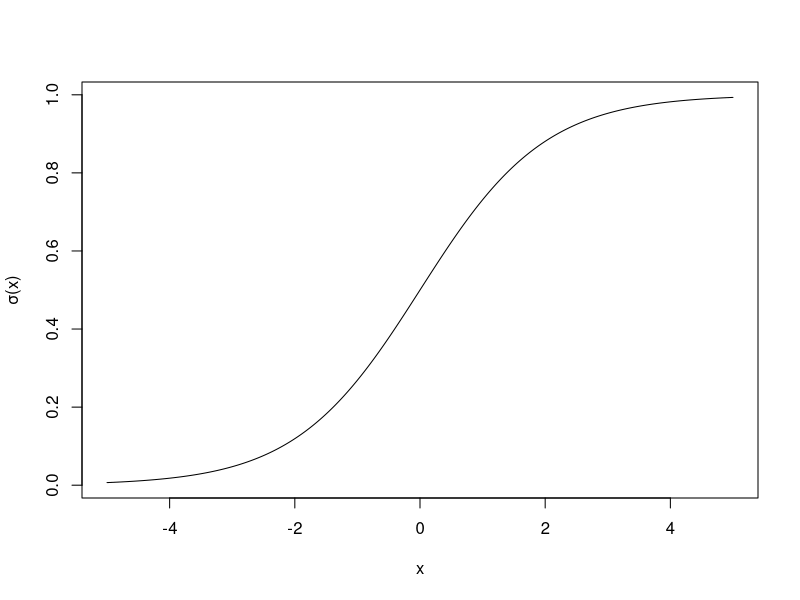
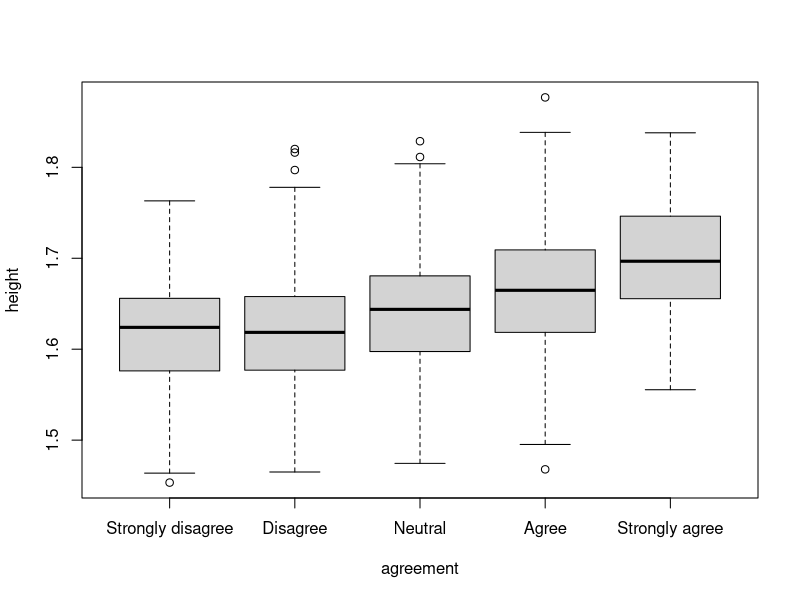
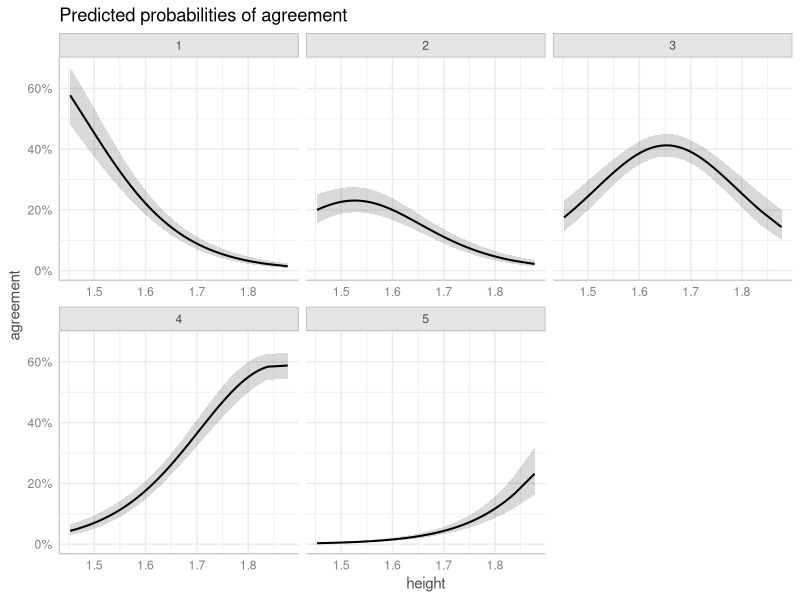
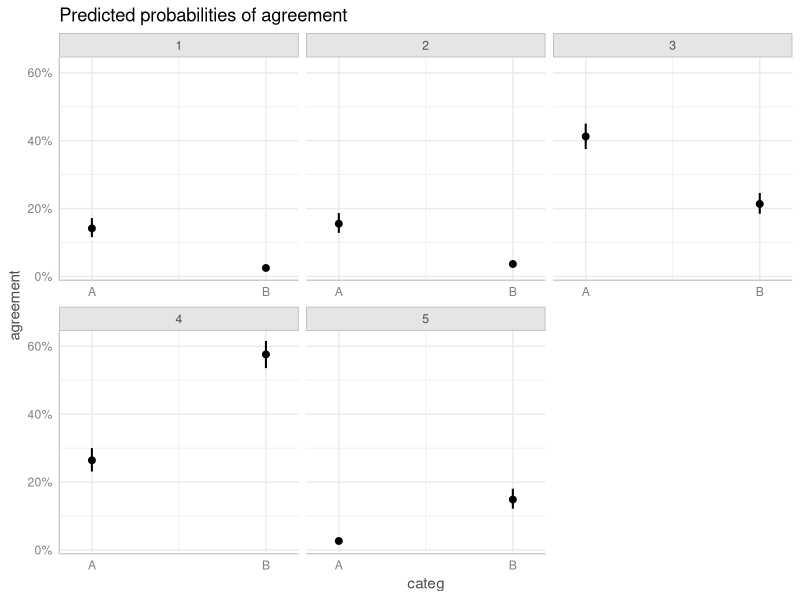
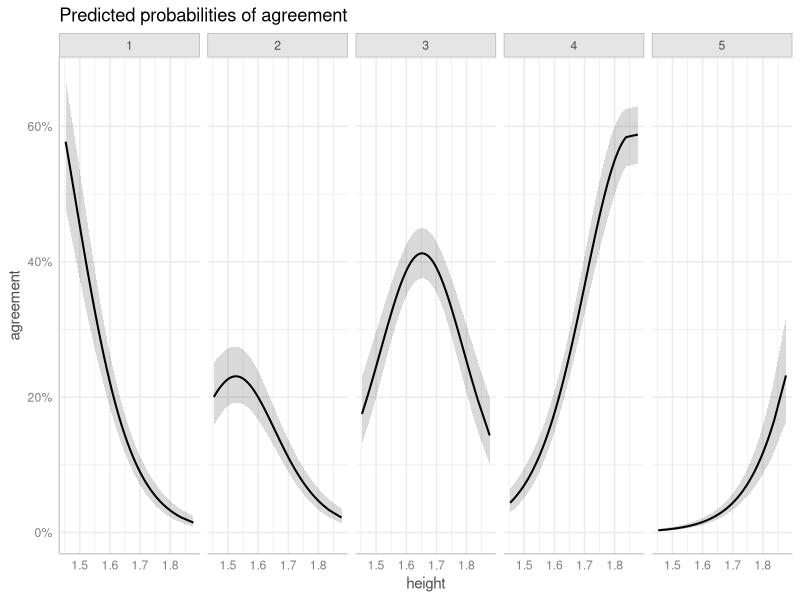
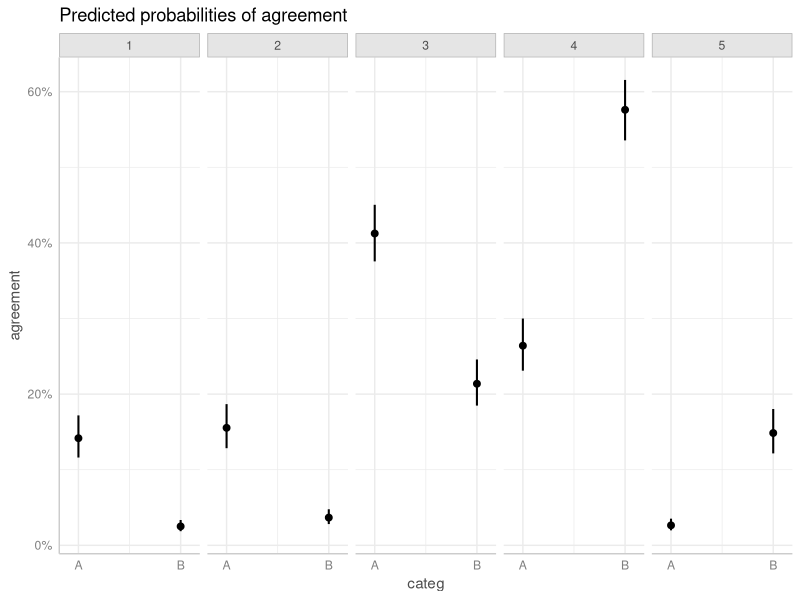
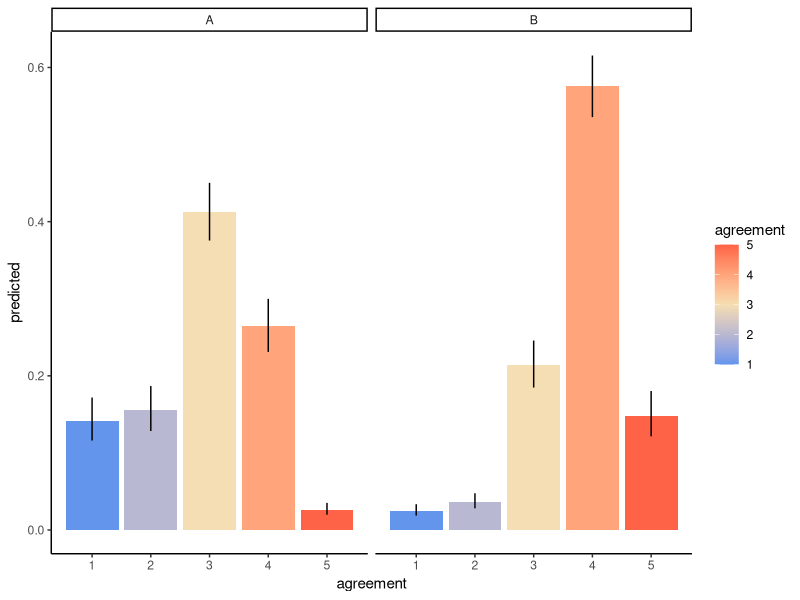
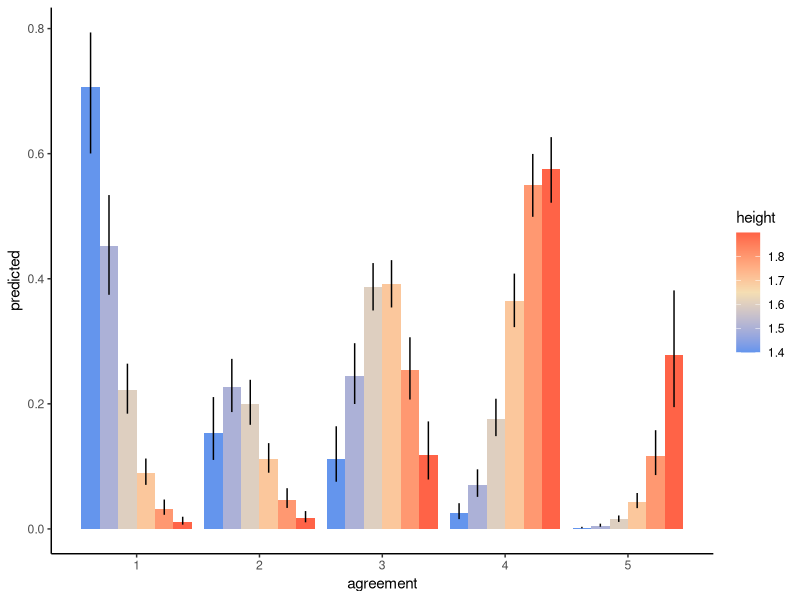

These charts were generated, in order, by the following R code:
## ---- chunk 1
x <- seq(-5, 5, l = 1000)
plot(plogis(x) ~ x, ylab = 'σ(x)', type = 'l')
## ---- chunk 2
set.seed(123) # So that we all have the same random data
ndata <- 1000
cont <- 1.65 + rnorm(ndata, sd = 0.07)
categ_effs <- c('A' = 0.5, 'B' = 0.6)
categ <- sample(names(categ_effs), ndata, replace = T)
latent_var <- 0.5*cont + categ_effs[categ] + rnorm(100, sd = 0.1)
data <- data.frame(
  height = cont,
  categ = as.factor(categ),
  agreement = cut(latent_var,
                  breaks = c(-Inf, quantile(latent_var,
                                            probs = c(0.1, 0.2, 0.5, 0.9)),
                             Inf),
                  labels = c('Strongly disagree',
                             'Disagree',
                             'Neutral',
                             'Agree',
                             'Strongly agree'))
)
head(data)
## ---- chunk 3
boxplot(height ~ agreement, data = data)
## ---- chunk 4
# # Convert agreement to numeric for plotting
# agreement_numeric <- as.numeric(data$agreement)
# 
# # Fit linear model
# lm_model <- lm(agreement_numeric ~ height, data = data)
# 
# # Plot regression line on raw ordinal data
# plot(height, agreement_numeric, 
#      xlab = "Height", ylab = "Agreement (Numeric)",
#      main = "Linear Model Fit with Ordinal Data",
#      pch = 16, col = "blue")+
# # Add linear regression line
# abline(lm_model, col = "red")

## ---- chunk 5
library(ordinal)
mod <- clm(agreement ~ height + categ, data = data)
# mod <- clm(agreement ~ height, data = data, threshold = 'equidistant') # I added this threshold specification here since it might be useful to mention the difference between ordinal scales that assume equal distance between ratings and those that are considered 'symmetrically spaced'. I saw above you considered this to be equidistant so I added it here (not that it is necessary but maybe to point out the difference)

anova(mod)
## ---- chunk 6
print(coef(mod))
## ---- chunk 7
library(ggplot2)
library(ggeffects)
## ---- chunk 8
preds_con <- ggpredict(mod, terms = c("height [all]"))
plot(preds_con)
## ---- chunk 9
# Generate predicted probabilities
preds_cat <- ggpredict(mod, terms = c("categ"))
plot(preds_cat)
## ---- chunk 10
plot(preds_con) + facet_wrap(~response.level, nrow = 1)
plot(preds_cat) + facet_wrap(~response.level, nrow = 1)
## ---- chunk 11
preds <- ggpredict(mod, terms = c("categ"))
df <- as.data.frame(preds,
                    terms_to_colnames = T) # This is important to include!
head(df)
## ---- chunk 12
ggplot(df, aes(y = predicted, x = agreement, fill = agreement)) +
  geom_col(position = position_dodge()) +
  geom_errorbar(aes(ymin = conf.low, ymax = conf.high),
                width = 0) +
  facet_wrap(~categ, nrow = 1) +
  scale_fill_gradientn(colours = c('cornflowerblue', 'wheat', 'tomato')) +
  theme_classic()
## ---- chunk 13
preds <- ggpredict(mod, terms = c("height [1.4,1.5,1.6,1.7,1.8,1.9]"))
df <- as.data.frame(preds,
                    terms_to_colnames = T) # This arg is important!
ggplot(df, aes(y = predicted, x = agreement, fill = height, group = height)) +
  geom_col(position = position_dodge()) +
  geom_errorbar(aes(ymin = conf.low, ymax = conf.high),
                width = 0,
                position = position_dodge(width = 0.9)) +
  scale_fill_gradientn(colours = c('cornflowerblue', 'wheat', 'tomato')) +
  theme_classic()
## ---- chunk 14
# library(ggeffects)
# library(ggplot2)
# ## Sabrina start
# # New dataframe with no association 
# set.seed(123) # So that everyone has the same random data
# height <- 1.65 + rnorm(100, sd = 0.07)
# latent_var <- rnorm(100, sd = 0.1) # removed height here
# data <- data.frame(
#   height = height,
#   agreement = cut(latent_var,
#                   breaks = c(-Inf, quantile(latent_var, probs = c(0.1, 0.2, 0.5, 0.9)), Inf),
#                   labels = c('Strongly disagree',
#                              'Disagree',
#                              'Neutral',
#                              'Agree',
#                              'Strongly agree')), 
#   ordered = TRUE
# )
# 
# mod <- clm(agreement ~ height, data = data)
# 
# # Generate predicted probabilities for each category
# preds <- ggpredict(mod, terms = c("height [all]")) # [all] is used to avoid data being 'prettified' and get smooth plots
# 
# plot(preds)+
#   facet_wrap(~response.level, nrow =1)
# 
# # Generate plot for categorical predictor (perhaps different groups or condiditons)
# set.seed(123)
# condition <- sample(c("A", "B"), 100, replace = TRUE) 
# condition <- factor(condition, levels = c("A", "B"), ordered = TRUE) # converting variable into factor  
# latent_var <- ifelse(condition == "A", rnorm(100, mean = 0.3), rnorm(100, mean = -0.3))
# data2 <- data.frame(
#   group = factor(condition),
#   agreement = cut(latent_var,
#                   breaks = c(-Inf, quantile(latent_var, probs = c(0.1, 0.2, 0.5, 0.9)), Inf),
#                   labels = c('Strongly disagree',
#                              'Disagree',
#                              'Neutral',
#                              'Agree',
#                              'Strongly agree')), 
#   ordered = TRUE
# )
# 
# 
# 
# mod2 <- clm(agreement ~ condition, data = data2)
# anova(mod2)
# 
# # Generate predicted probabilities
# preds2 <- ggpredict(mod2, terms = "condition")
# 
# # Plot - looks terrible, maybe we can use your bar graph code that I used for my FRP data, might make more sense with a categorical predictor?
# plot(preds2) +
#   scale_color_discrete(name = "x", labels = c("A", "B"))+ 
#   facet_wrap(~response.level, nrow =1)
# 
# ## Sabrina end
# 
# newdata <- data.frame(
#   height = seq(1, 2, l = 1000)
# )
# # predict(mod, newdata = newdata, type = 'prob', interval = T)
# preds <- predict(mod, newdata = newdata, type = 'prob')
# preds <- as.data.frame(preds$fit)
# likert_levels <- names(preds)
# preds$height <- newdata$height
# long_fmt <- reshape(preds, direction = 'long',
#         varying = likert_levels,
#         v.names = 'prob',
#         idvar = 'height',
#         timevar = 'response')
# library(ggplot2)
# 
# ggplot(long_fmt, aes(x = height, y = prob, colour = response, group = response)) + 
#   geom_line()
